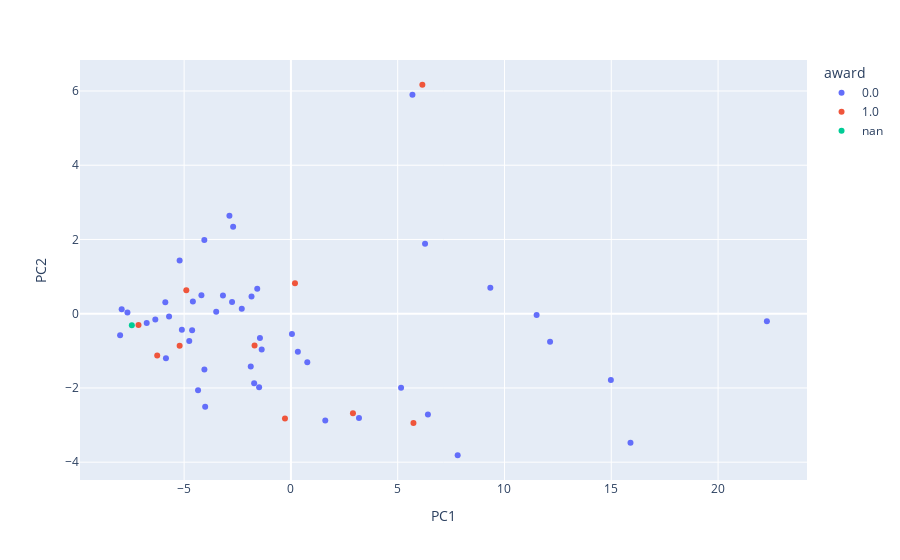

The notebook cell saved with this chart:
### Markdown cell above
# Method 3 - Linear SVC

### Code cell
import pandas as pd
from sklearn.svm import LinearSVC

# fitting
svc = LinearSVC(dual=True, max_iter = 10000000)
award_as_nd = award.drop(award.columns[0], axis = 1).to_numpy()
award_as_nd = award_as_nd.reshape((award_as_nd.shape[0]))
svc.fit(fitted, award_as_nd)
svc_predictions_23 =svc.predict(transform.drop(transform.index[0]))
svc_predictions_23 = pd.DataFrame(data=svc_predictions_23, columns=['award'])
svc_predictions_23.reset_index(drop=True, inplace=True)
svc_predictions_full = recombined.join(svc_predictions_23)
#print(predictions_full)

svc_predictions_full['award'] = svc_predictions_full['award'].astype(str)
fig_fitted = px.scatter(svc_predictions_full, x='PC1', y='PC2', color='award', hover_data=['player'])
fig_fitted.show()

### Figure 1 — Plotly figure (JSON) as saved in the notebook; plotly's stock layout.template omitted (floating-point values rounded to 4 significant figures)
{"data": [{"customdata": [["A.J. Green"], ["AJ Griffin"], ["Bennedict Mathurin"], ["Blake Wesley"], ["Bryce McGowens"], ["Caleb Houstan"], ["Christian Braun"], ["Christian Koloko"], ["Dalen Terry"], ["David Roddy"], ["Dominick Barlow"], ["Dru Smith"], ["Dyson Daniels"], ["Isaiah Mobley"], ["Jabari Smith Jr."], ["Jabari Walker"], ["Jack White"], ["Jaden Ivey"], ["Jalen Williams"], ["Jamal Cain"], ["Jared Rhoden"], ["Jason Preston"], ["Jeremy Sochan"], ["John Butler"], ["Johnny Davis"], ["Johnny Juzang"], ["Keegan Murray"], ["Kennedy Chandler"], ["Kenneth Lofton Jr."], ["Keon Ellis"], ["Kevon Harris"], ["Malaki Branham"], ["MarJon Beauchamp"], ["Max Christie"], ["Moussa Diabaté"], ["Nikola Jović"], ["Ochai Agbaji"], ["Orlando Robinson"], ["Paolo Banchero"], ["Patrick Baldwin Jr."], ["Peyton Watson"], ["Ryan Rollins"], ["Shaedon Sharpe"], ["Tari Eason"], ["TyTy Washington Jr."], ["Tyrese Martin"], ["Walker Kessler"]], "hovertemplate": "award=0.0<br>PC1=%{x}<br>PC2=%{y}<br>player=%{customdata[0]}<extra></extra>", "legendgroup": "0.0", "marker": {"color": "#636efa", "symbol": "circle"}, "mode": "markers", "name": "0.0", "orientation": "v", "showlegend": true, "type": "scatter", "x": [-4.015, 3.187, 14.98, 0.04837, -1.45, -4.051, -2.301, -4.054, -6.349, 0.7665, -2.706, -4.626, -2.756, -5.881, 11.5, -3.182, -7.924, 15.9, 12.13, -1.577, -4.19, -4.76, 9.337, -5.851, 0.3247, -1.489, 7.808, -5.706, -1.844, -7.998, -3.499, 6.414, -1.88, -5.106, -5.211, -1.368, 1.609, -2.879, 22.29, -4.348, -4.59, -6.752, 5.158, 6.28, -1.721, -7.654, 5.69], "xaxis": "x", "y": [-2.504, -2.807, -1.787, -0.5441, -0.656, -1.501, 0.1351, 1.988, -0.1541, -1.31, 2.34, -0.4442, 0.3164, 0.3057, -0.03232, 0.4911, 0.1219, -3.479, -0.7583, 0.6736, 0.4946, -0.7362, 0.6997, -1.199, -1.026, -1.981, -3.813, -0.07412, 0.4626, -0.5821, 0.05068, -2.717, -1.423, -0.4336, 1.435, -0.9663, -2.878, 2.636, -0.2064, -2.064, 0.3305, -0.2525, -1.996, 1.882, -1.875, 0.03073, 5.901], "yaxis": "y"}, {"customdata": [["Andrew Nembhard"], ["JD Davison"], ["Jaden Hardy"], ["Jake LaRavia"], ["Jalen Duren"], ["Jaylin Williams"], ["Josh Minott"], ["Ousmane Dieng"], ["Simone Fontecchio"], ["Vince Williams Jr."]], "hovertemplate": "award=1.0<br>PC1=%{x}<br>PC2=%{y}<br>player=%{customdata[0]}<extra></extra>", "legendgroup": "1.0", "marker": {"color": "#EF553B", "symbol": "circle"}, "mode": "markers", "name": "1.0", "orientation": "v", "showlegend": true, "type": "scatter", "x": [5.737, -7.135, 2.905, -5.21, 6.154, 0.19, -4.898, -1.701, -0.2784, -6.26], "xaxis": "x", "y": [-2.946, -0.3055, -2.682, -0.8622, 6.168, 0.8179, 0.6294, -0.8578, -2.826, -1.125], "yaxis": "y"}, {"customdata": [["Wendell Moore Jr."]], "hovertemplate": "award=nan<br>PC1=%{x}<br>PC2=%{y}<br>player=%{customdata[0]}<extra></extra>", "legendgroup": "nan", "marker": {"color": "#00cc96", "symbol": "circle"}, "mode": "markers", "name": "nan", "orientation": "v", "showlegend": true, "type": "scatter", "x": [-7.448], "xaxis": "x", "y": [-0.3117], "yaxis": "y"}], "layout": {"legend": {"title": {"text": "award"}, "tracegroupgap": 0}, "margin": {"t": 60}, "xaxis": {"anchor": "y", "domain": [0, 1], "title": {"text": "PC1"}}, "yaxis": {"anchor": "x", "domain": [0, 1], "title": {"text": "PC2"}}}}
